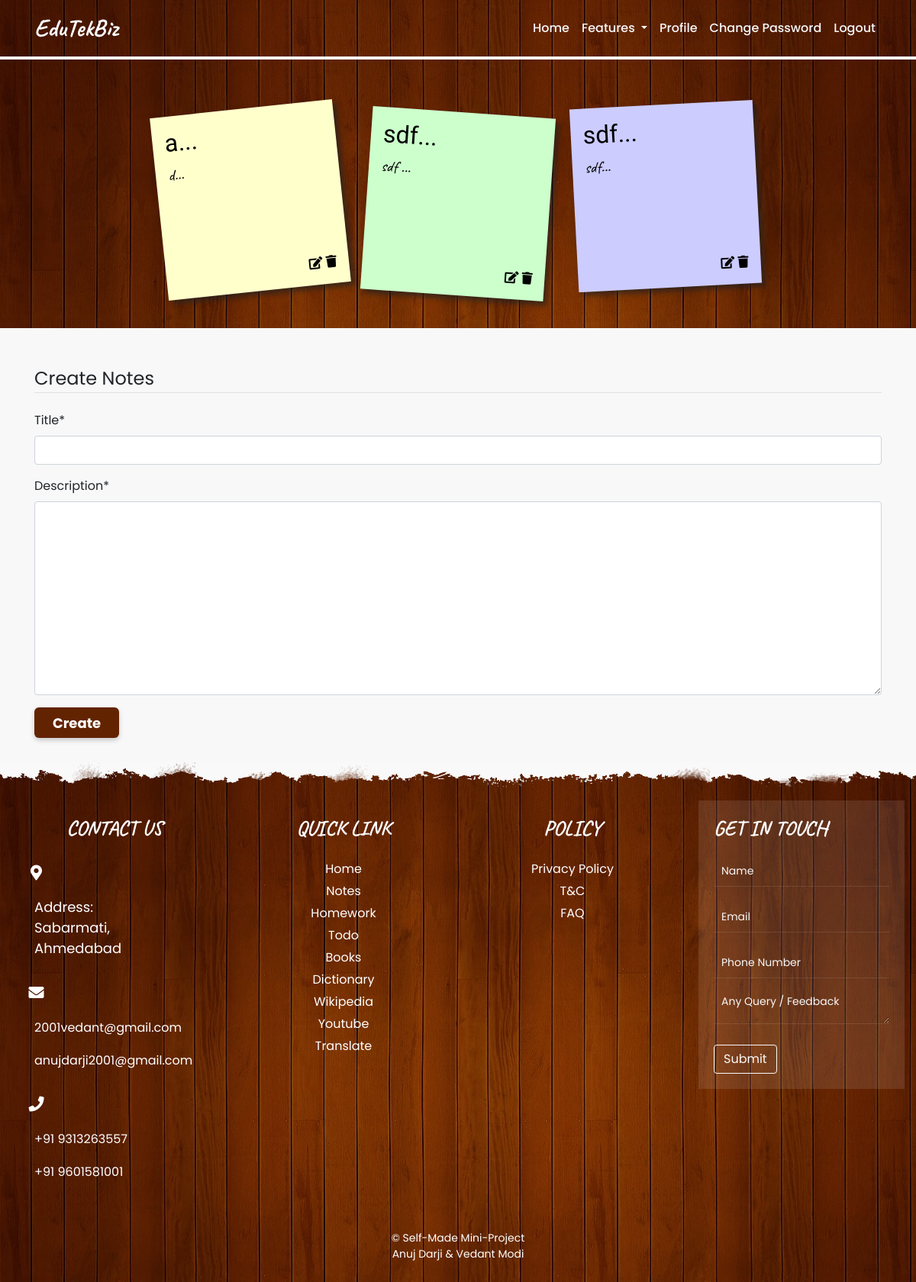
Screenshot of /notes/ (signed in) with the database file from the repository.
### dashboard/models.py (models this page shows, shortened)
class Notes(models.Model):
    user = models.ForeignKey(User, on_delete=models.CASCADE)
    title = models.CharField(max_length=200)
    description = models.TextField()

### dashboard/views.py (the view)
# urls.py: path('notes/',views.notes, name="notes"),
@login_required
def notes(request):
    if request.method == 'POST':
        form = NotesForm(request.POST)
        if form.is_valid():
            notes = Notes(user=request.user, title=request.POST['title'], description=request.POST['description'])
            notes.save()
            messages.success(request,"Notes Added Successfully.")
            form = NotesForm()
    else:
        form = NotesForm()
    notes = Notes.objects.filter(user=request.user)
    return render(request,'dashboard/notes.html',{'notes':notes,'form':form})

### dashboard/forms.py
class NotesForm(forms.ModelForm):
    class Meta:
        model = Notes
        fields = ['title','description']

### dashboard/templates/dashboard/notes.html (shortened to what this page needs)
{% extends 'dashboard/base.html' %}
{% load static %}
{% load crispy_forms_tags %}
{% block main-content %}
{% if notes %}
<section class="notescont">
<div class="container-fluid">
    <div class="row">
        <ul class="notesulist container mt-5">
            {% for note in notes %}
            <li class="noteslist">
                <div class="noteanchor mb-3">
                    <a href="{% url 'notedetails' note.id %}">
                        <h2 class="notestitle">{{note.title|slice:"0:10"}}...</h2>
                        <p class="notedesc">{{note.description|slice:"0:100"}}...</p>
                    </a>
                    <div class="text-right notesicon">
                        <a href="{% url 'updatenote' note.id %}"><i class="fa fa-edit"></i></a>
                        <a href="{% url 'deletenote' note.id %}"><i class="fa fa-trash"></i></a>
                    </div>
                </div>
            </li>
            {% endfor %}
        </ul>
    </div>
</div>
</section>
{% endif %}
<br><br>
<div class="container pb-3">
    <form method="POST">
        <fieldset class="form-group">
            <legend class="border-bottom fw-700">Create Notes</legend>
        </fieldset>
        {{form|crispy}}
        <div class="form-group">
            <button href="" class="btn btn-style1" type="submit">
                Create
            </button>
        </div>
    </form>
</div>
{% endblock main-content %}

### dashboard/templates/dashboard/base.html (shortened to what this page needs)
<!DOCTYPE html>
{% load static %}
<html lang="en">
<head>
  <link rel="stylesheet" href="https://cdnjs.cloudflare.com/ajax/libs/font-awesome/5.14.0/css/all.min.css">
  <link rel="stylesheet" href="https://maxcdn.bootstrapcdn.com/bootstrap/4.5.2/css/bootstrap.min.css">
  <link rel="stylesheet" href="https://cdnjs.cloudflare.com/ajax/libs/jquery-toast-plugin/1.3.2/jquery.toast.css">
  <link rel="stylesheet" href="{% static 'dashboard/css/style.css' %}" />
</head>
<body onload="loadingFunc()">
  <header>
    <nav class="navbar navbar-expand-lg navbar-dark mb-1">
      <div class="container">
        <a class="navbar-brand" href="{% url 'home' %}">EduTekBiz</a>
        <div class="collapse navbar-collapse justify-content-end" id="navbarSupportedContent">
          <ul class="navbar-nav mb-2 mb-lg-0">
            <li class="nav-item">
              <a class="nav-link" aria-current="page" href="{% url 'home' %}">Home</a>
            </li>
            <li class="nav-item dropdown">
              <a class="nav-link dropdown-toggle" href="#" id="navbarDropdown" role="button" data-toggle="dropdown"
                aria-haspopup="true" aria-expanded="false">
                Features
              </a>
            </li>
            {% if request.user.is_authenticated %}
            <li class="nav-item">
              <a class="nav-link" href="{% url 'profile' %}">Profile</a>
            </li>
            <li class="nav-item">
              <a class="nav-link" href="{% url 'account_change_password' %}">Change Password</a>
            </li>
            <li class="nav-item">
              <a class="nav-link" href="{% url 'account_logout' %}">Logout</a>
            </li>
            {% endif %}
          </ul>
        </div>
      </div>
    </nav>
  </header>
    {% block main-content %}
    {% endblock main-content %}
  <footer>
    <div class="footer-wrapper">
      <div class="top-img"></div>
      <div class="container-fluid">
        <div class="footer-mid-part">
          <div class="row">
            <div class="col-lg-3 col-md-6 col-sm-12">
              <div class="footer-section-one">
                  <div class="footer-heading"><h2>Contact Us</h2></div>
                  <div class="footer-contact-box">
                  <div class="footer-contact-icon"><i class="fa fa-map-marker-alt"></i></div>
                  <div class="footer-contact-text">
                    <p>Address: <br> Sabarmati, Ahmedabad</p>
                  </div>
                </div>
                <div class="footer-contact-box">
                  <div class="footer-contact-icon"><i class="fa fa-envelope"></i></div>
                  <div class="footer-contact-text">
                    <p><a href="mailto:2001vedant@gmail.com">2001vedant@gmail.com</a></p>
                    <p><a href="mailto:anujdarji2001@gmail.com">anujdarji2001@gmail.com</a></p>
                  </div>
                </div>
                <div class="footer-contact-box">
                  <div class="footer-contact-icon"><i class="fa fa-phone"></i></div>
                  <div class="footer-contact-text">
                    <p><a href="tel:+91 9313263557">+91 9313263557</a></p>
                    <p><a href="tel:+91 9601581001">+91 9601581001</a></p>
                  </div>
                </div>
              </div>
            </div>
            <div class="col-lg-3 col-md-6 col-sm-12">
              <div class="footer-section-two">
                <div class="footer-heading"><h2>Quick Link</h2></div>
                <div class="footer-link">
                  <ul>
                    <li><a href="{% url 'home' %}">Home</a></li>
                     <li><a href="{% url 'notes' %}">Notes</a></li>
                      <li><a href="{% url 'homework' %}">Homework</a></li>
                       <li><a href="{% url 'todo' %}">Todo</a></li>
                        <li><a href="{% url 'books' %}">Books</a></li>
                         <li><a href="{% url 'dictionary' %}">Dictionary</a></li>
                          <li><a href="{% url 'wiki' %}">Wikipedia</a></li>
                           <li><a href="{% url 'youtube' %}">Youtube</a></li>
                           <li><a href="{% url 'translate' %}">Translate</a></li>
                  </ul>
                </div>
              </div>
            </div>
            <div class="col-lg-3 col-md-6 col-sm-12">
              <div class="footer-section-two">
                <div class="footer-heading"><h2>Policy</h2></div>
                 <div class="footer-link">
                  <ul>
                     <li><a href="https://www.freeprivacypolicy.com/live/9a2018fe-0c7f-4b79-b44c-74d2a1e6ac25" target="_blank">Privacy Policy</a></li>
                      <li><a href="https://www.freeprivacypolicy.com/live/9a2018fe-0c7f-4b79-b44c-74d2a1e6ac25" target="_blank">T&C</a></li>
                       <li><a href="">FAQ</a></li>
                  </ul>
                </div>
              </div>
            </div>
            <div class="col-lg-3 col-md-6 col-sm-12">
              <div class="footer-section-three">
                <div class="footer-heading"><h2>Get in touch</h2></div>
                 <div class="footer-form">
                   <form method="POST" action="/contact/">
                     <div class="footer-form-box">
                       <input type="text" class="footer-form-style" placeholder="Name" name="name" required>
                     </div>
                     <div class="footer-form-box">
                       <input type="email" class="footer-form-style" placeholder="Email" name="email" required>
                     </div>
                     <div class="footer-form-box">
                       <input type="tel" class="footer-form-style" placeholder="Phone Number" pattern="^\d{10}$" name="contact" required>
                     </div>
                     <div class="footer-form-box">
                      <textarea class="footer-form-style" placeholder="Any Query / Feedback" name="feedback" required></textarea>
                    </div>
                     <div class="footer-form-box">
                       <input type="submit" class="btn btn-outline-light" value="Submit">
                     </div>
                   </form>
                 </div>
              </div>
            </div>
          </div>
        </div>
     <div class="footer-bottom">
       <div class="row mt-5">
         <div class="col-lg-12 col-md-12 col-sm-12">
          <p> &copy; Self-Made Mini-Project <br>
            <span class="text-white"> Anuj Darji & Vedant Modi </span></p>
         </div>
       </div>
     </div>
      </div>
    </div>
  </footer>
</body>
</html>

### dashboard/static/dashboard/css/style.css (style rules this page uses)
* { margin:0; padding:0; box-sizing:border-box; font-family: 'Poppins', sans-serif; }
html { height: 100%; scroll-behavior: smooth; }
body { background: #f8f8f8; overflow-x: hidden; background-repeat: no-repeat; }
.navbar { background-image: url(../images/woodennotes.jpg); }
.navbar-brand { font-size: 2rem; font-weight: bold; font-family: 'Caveat', cursive; }
.nav-item a { color: #f8f8f8!important; font-weight: 500; text-decoration: none; position: relative; }
.nav-item a::before { content: ""; position: absolute; top: 100%; left: 0; width: 0; height: 1px; border-bottom: 3px solid #fff; transition: all 0.4s linear; }
a { text-decoration: none !important; color: black; }
.btn-style1 { font-size: 18px; color: #fff; width: 10%; background: #622301; border: none; height: 40px; font-weight: 700; border-radius: 6px; transition: .3s ease; -webkit-transition: .3s ease; -moz-transition: .3s ease; -ms-transition: .3s ease; -o-transition: .3s ease; box-shadow: 0 3px 6px 0 rgba(0,0,0,0.2); }
.notescont { background-image: url(../images/woodennotes.jpg); }
.notedesc { font-family: 'Caveat', cursive; font-size: 1.3rem; }
.notestitle { font-family: 'Kaushan Script', cursive; }
.notesulist,.noteslist { list-style:none; }
.notesulist { display: flex; flex-wrap: wrap; justify-content: center; }
.notesulist .noteslist .noteanchor { text-decoration:none; color:#000; background:#ffc; display:block; height:15rem; width:15rem; padding:1rem; box-shadow: 5px 5px 7px rgba(33,33,33,.7); transform: rotate(-6deg); transition: transform .15s linear; }
.notesulist .noteslist:nth-child(even) .noteanchor { transform:rotate(4deg); position:relative; top:5px; background:#cfc; }
.notesulist .noteslist:nth-child(3n) .noteanchor { transform:rotate(-3deg); position:relative; top:-5px; background:#ccf; }
.notesulist .noteslist { margin:1em; }
.notesulist .noteslist .noteanchor { display: flex; flex-direction: column; justify-content: space-between; }
footer { margin-top: auto; }
.footer-wrapper { width: 100%; height: auto; min-height: 350px; background-image: url(../images/woodennotes.jpg); overflow: hidden; position: relative; padding-top: 50px; }
.footer-mid-part { width: 100%; height: auto; margin: auto; }
.footer-section-one { width: 100%; height: auto; margin: auto; padding: 20px 20px; }
.footer-section-two { width: 100%; height: auto; margin: auto; padding: 20px 20px; }
.footer-section-three { width: 100%; height: auto; margin: auto; padding: 20px 20px; background: rgba(255,255,255,.1); }
.footer-heading { width: 100%; height: auto; margin: auto; }
.footer-heading h2 { font-family: 'Caveat', cursive; font-weight: bold; font-size: 1.7rem; text-align: left; color: #fff; text-transform: uppercase; margin: 0px; }
.footer-contact-box { width: 100%; height: auto;; margin: auto; margin-top: 13px; }
.footer-contact-icon { width: 25px; height: 25px; float: left; margin-top: 1.2rem; text-align: center; }
.footer-contact-icon i { color: #fff; font-size: 20px; }
.footer-contact-text { width: 85%; height: auto; float: left; margin-left: 10px; margin-top: 1rem; }
.footer-contact-text p { font-size: 18px; color: #fff; cursor: pointer; }
.footer-contact-text p a { font-size: 16px; text-align: left; color: #fff; text-decoration: none; }
.footer-link { width: 100%; height:auto; margin: auto; margin-top: 20px; }
.footer-link ul { margin:0px; padding: 0px; }
.footer-link ul li { list-style-type: none; text-align: center; padding-top: 5px; }
.footer-link ul li a { font-size: 16px; color: #fff; text-decoration: none; text-transform: capitalize;; }
.footer-section-one .footer-heading h2, .footer-section-two .footer-heading h2 { text-align: center; }
.footer-form { width: 100%; height: auto; margin: auto; margin-top: 20px; }
.footer-form-box { width: 100%; height: auto; margin: auto; margin-top: 20px; }
.footer-form-style { width: 100%; height: 40px; border-left: none; border-top: none; border-right: none; border-bottom:1px solid rgba(255,255,255,.1); background:transparent; font-size: 14px; text-align: left; padding: 0px 10px; color: #fff; }
.footer-form-style::placeholder { color: #f8f8f8; }
.footer-bottom { width: 100%; height: auto; margin: auto; margin-top: 10px; margin-bottom: 10px; }
.footer-bottom { font-size: 14px; text-align: center; color: #fff; }
.top-img { position: absolute; background: url(../images/top-divder.png); top: -20px; left: 0px; width: 100%; height: 55px; }

### rows the page displays
Notes: title "a", description "d"
Notes: title "sdf", description "sdf"
Notes: title "sdf", description "sdf"
